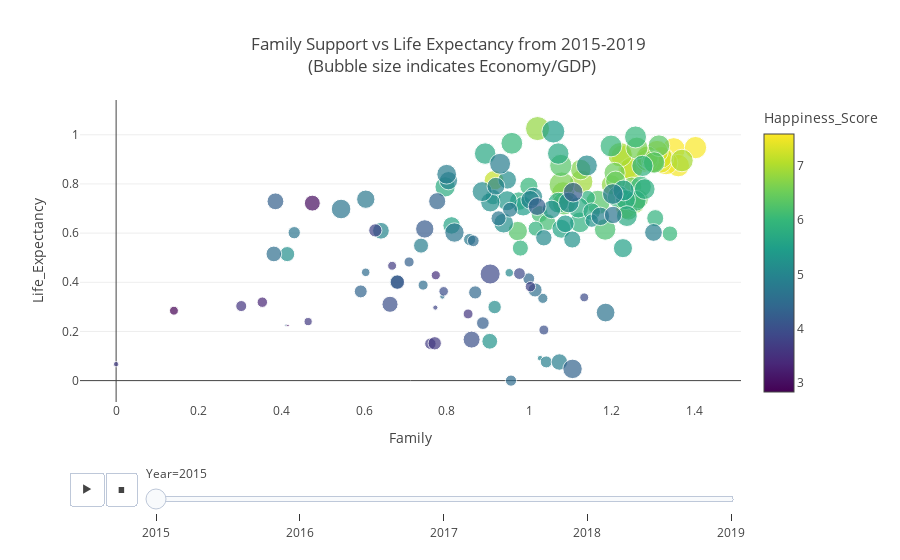

Source (notebook cell):
### Code cell
fig = px.scatter(dataset,
                x = 'Family',
                y = 'Life_Expectancy',
                size = 'Economy_GDP',
                color = 'Happiness_Score',
                template = 'xgridoff',
                animation_frame = 'Year',
                title = 'Family Support vs Life Expectancy from 2015-2019 <br> (Bubble size indicates Economy/GDP)')
fig.show()

### Figure 1 — Plotly figure (JSON) as saved in the notebook; plotly's stock layout.template omitted (floating-point values rounded to 4 significant figures; data arrays with more than 128 entries replaced by an {"elided": "..."} marker saying what was removed)
{"data": [{"hovertemplate": "Year=2015<br>Family=%{x}<br>Life_Expectancy=%{y}<br>Economy_GDP=%{marker.size}<br>Happiness_Score=%{marker.color}<extra></extra>", "legendgroup": "", "marker": {"color": {"elided": "158 float values"}, "coloraxis": "coloraxis", "size": {"elided": "158 float values"}, "sizemode": "area", "sizeref": 0.00524, "symbol": "circle"}, "mode": "markers", "name": "", "orientation": "v", "showlegend": false, "type": "scatter", "x": {"elided": "158 float values"}, "xaxis": "x", "y": {"elided": "158 float values"}, "yaxis": "y"}], "layout": {"coloraxis": {"colorbar": {"title": {"text": "Happiness_Score"}}, "colorscale": [[0, "#440154"], [0.1111, "#482878"], [0.2222, "#3e4989"], [0.3333, "#31688e"], [0.4444, "#26828e"], [0.5556, "#1f9e89"], [0.6667, "#35b779"], [0.7778, "#6ece58"], [0.8889, "#b5de2b"], [1, "#fde725"]]}, "legend": {"itemsizing": "constant", "tracegroupgap": 0}, "sliders": [{"active": 0, "currentvalue": {"prefix": "Year="}, "len": 0.9, "pad": {"b": 10, "t": 60}, "steps": [{"args": [["2015"], {"frame": {"duration": 0, "redraw": false}, "fromcurrent": true, "mode": "immediate", "transition": {"duration": 0, "easing": "linear"}}], "label": "2015", "method": "animate"}, {"args": [["2016"], {"frame": {"duration": 0, "redraw": false}, "fromcurrent": true, "mode": "immediate", "transition": {"duration": 0, "easing": "linear"}}], "label": "2016", "method": "animate"}, {"args": [["2017"], {"frame": {"duration": 0, "redraw": false}, "fromcurrent": true, "mode": "immediate", "transition": {"duration": 0, "easing": "linear"}}], "label": "2017", "method": "animate"}, {"args": [["2018"], {"frame": {"duration": 0, "redraw": false}, "fromcurrent": true, "mode": "immediate", "transition": {"duration": 0, "easing": "linear"}}], "label": "2018", "method": "animate"}, {"args": [["2019"], {"frame": {"duration": 0, "redraw": false}, "fromcurrent": true, "mode": "immediate", "transition": {"duration": 0, "easing": "linear"}}], "label": "2019", "method": "animate"}], "x": 0.1, "xanchor": "left", "y": 0, "yanchor": "top"}], "title": {"text": "Family Support vs Life Expectancy from 2015-2019 <br> (Bubble size indicates Economy/GDP)"}, "updatemenus": [{"buttons": [{"args": [null, {"frame": {"duration": 500, "redraw": false}, "fromcurrent": true, "mode": "immediate", "transition": {"duration": 500, "easing": "linear"}}], "label": "&#9654;", "method": "animate"}, {"args": [[null], {"frame": {"duration": 0, "redraw": false}, "fromcurrent": true, "mode": "immediate", "transition": {"duration": 0, "easing": "linear"}}], "label": "&#9724;", "method": "animate"}], "direction": "left", "pad": {"r": 10, "t": 70}, "showactive": false, "type": "buttons", "x": 0.1, "xanchor": "right", "y": 0, "yanchor": "top"}], "xaxis": {"anchor": "y", "domain": [0, 1], "title": {"text": "Family"}}, "yaxis": {"anchor": "x", "domain": [0, 1], "title": {"text": "Life_Expectancy"}}}}
